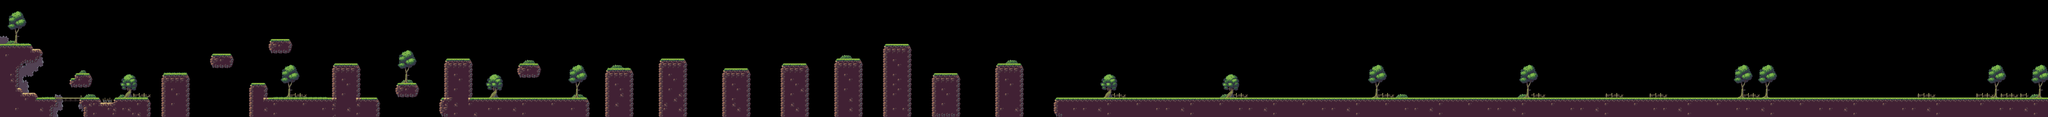

Below is a game level as drawn by its tile map, then a one-line description and the .tmx that defines it (tile-layer data replaced by summaries):
An orthogonal 420x24 tile map with 16x16 px tiles, 7 tile layers (阴影层, 桥面层, 地面层, 装饰物层, ...) and 95 objects (40x awardObject, 34x collisionObject, 20x enemyObject, character).

<map version="1.9" tiledversion="1.9.2" orientation="orthogonal" renderorder="right-down" width="420" height="24" tilewidth="16" tileheight="16" infinite="0" nextlayerid="15" nextobjectid="325">
 <editorsettings>
  <export target="level1.json" format="json" />
 </editorsettings>
 <tileset firstgid="1" name="tileset" tilewidth="16" tileheight="16" tilecount="140" columns="10">
  <image source="tileset.png" width="160" height="224" />
 </tileset>
 <layer id="3" name="阴影层" width="420" height="24">
  <data>[10080 cells, 58 non-empty, 13 distinct tile ids]</data>
 </layer>
 <layer id="9" name="桥面层" width="420" height="24">
  <data>[10080 cells, 6 non-empty, 1 distinct tile ids]</data>
 </layer>
 <layer id="1" name="地面层" width="420" height="24">
  <properties>
   <property name="isHit" type="bool" value="true" />
  </properties>
  <data>[10080 cells, 1987 non-empty, 16 distinct tile ids]</data>
 </layer>
 <layer id="5" name="装饰物层" width="420" height="24">
  <data>[10080 cells, 88 non-empty, 7 distinct tile ids]</data>
 </layer>
 <layer id="14" name="树木层" width="420" height="24">
  <data>[10080 cells, 443 non-empty, 60 distinct tile ids]</data>
 </layer>
 <layer id="7" name="草坪层" width="420" height="24">
  <data>[10080 cells, 418 non-empty, 13 distinct tile ids]</data>
 </layer>
 <layer id="11" name="陷阱" width="420" height="24">
  <data>[10080 cells, 2 non-empty, 1 distinct tile ids]</data>
 </layer>
 <objectgroup id="13" name="对象层">
  <object id="3" name="charactorPostion" class="character" x="73" y="7" />
  <object id="4" class="awardObject" x="261.667" y="221.667" width="16" height="16">
   <properties>
    <property name="awardType" value="MonedaD" />
   </properties>
   <ellipse />
  </object>
  <object id="6" class="collisionObject" x="0" y="146" width="97" height="27" />
  <object id="7" class="collisionObject" x="99" y="151">
   <polygon points="0,0 10,12 -2,13" />
  </object>
  <object id="9" class="collisionObject" x="109" y="161" width="28" height="18" />
  <object id="10" class="collisionObject" x="75" y="305" width="47" height="20" />
  <object id="11" class="collisionObject" x="57" y="287" width="17" height="19" />
  <object id="12" class="collisionObject" x="48" y="218" width="16" height="67" />
  <object id="13" class="collisionObject" x="65" y="194" width="22" height="22" />
  <object id="14" class="collisionObject" x="89" y="185" width="44" height="22" />
  <object id="15" class="collisionObject" x="125" y="321" width="203" height="16" />
  <object id="16" class="collisionObject" x="330" y="336" width="46" height="16" />
  <object id="19" class="collisionObject" x="246" y="240" width="50" height="44.6667" />
  <object id="187" class="awardObject" x="342" y="286" width="16" height="16">
   <properties>
    <property name="awardType" value="MonedaD" />
   </properties>
   <ellipse />
  </object>
  <object id="213" class="collisionObject" x="228.667" y="254.333" width="16" height="30" />
  <object id="214" class="enemyObject" x="141.334" y="294" width="176" height="24">
   <properties>
    <property name="enemyType" value="AngryPig" />
   </properties>
  </object>
  <object id="221" class="enemyObject" x="2360" y="98.6667" width="274.667" height="21.3333">
   <properties>
    <property name="enemyType" value="BlueBird" />
   </properties>
  </object>
  <object id="244" class="awardObject" x="565.5" y="214.167" width="16" height="16">
   <properties>
    <property name="awardType" value="MonedaD" />
   </properties>
   <ellipse />
  </object>
  <object id="245" class="awardObject" x="715.5" y="149.167" width="16" height="16">
   <properties>
    <property name="awardType" value="MonedaD" />
   </properties>
   <ellipse />
  </object>
  <object id="246" class="awardObject" x="912.5" y="103.167" width="16" height="16">
   <properties>
    <property name="awardType" value="MonedaD" />
   </properties>
   <ellipse />
  </object>
  <object id="247" class="awardObject" x="1024.5" y="296.167" width="16" height="16">
   <properties>
    <property name="awardType" value="MonedaD" />
   </properties>
   <ellipse />
  </object>
  <object id="248" class="awardObject" x="1124.5" y="183.167" width="16" height="16">
   <properties>
    <property name="awardType" value="MonedaD" />
   </properties>
   <ellipse />
  </object>
  <object id="249" class="awardObject" x="1319.5" y="252.167" width="16" height="16">
   <properties>
    <property name="awardType" value="MonedaD" />
   </properties>
   <ellipse />
  </object>
  <object id="250" class="awardObject" x="1469.5" y="168.167" width="16" height="16">
   <properties>
    <property name="awardType" value="MonedaD" />
   </properties>
   <ellipse />
  </object>
  <object id="251" class="awardObject" x="1523.5" y="168.167" width="16" height="16">
   <properties>
    <property name="awardType" value="MonedaD" />
   </properties>
   <ellipse />
  </object>
  <object id="252" class="awardObject" x="1726.5" y="187.167" width="16" height="16">
   <properties>
    <property name="awardType" value="MonedaD" />
   </properties>
   <ellipse />
  </object>
  <object id="253" class="awardObject" x="1576.5" y="297.167" width="16" height="16">
   <properties>
    <property name="awardType" value="MonedaD" />
   </properties>
   <ellipse />
  </object>
  <object id="254" class="awardObject" x="1903.5" y="301.167" width="16" height="16">
   <properties>
    <property name="awardType" value="MonedaD" />
   </properties>
   <ellipse />
  </object>
  <object id="255" class="awardObject" x="1747.5" y="299.167" width="16" height="16">
   <properties>
    <property name="awardType" value="MonedaD" />
   </properties>
   <ellipse />
  </object>
  <object id="256" class="awardObject" x="2021.5" y="201.167" width="16" height="16">
   <properties>
    <property name="awardType" value="MonedaD" />
   </properties>
   <ellipse />
  </object>
  <object id="257" class="awardObject" x="2198.5" y="163.167" width="16" height="16">
   <properties>
    <property name="awardType" value="MonedaD" />
   </properties>
   <ellipse />
  </object>
  <object id="258" class="awardObject" x="2406.5" y="194.167" width="17" height="19.6667">
   <properties>
    <property name="awardType" value="MonedaD" />
   </properties>
   <ellipse />
  </object>
  <object id="259" class="awardObject" x="2593.5" y="181.167" width="16" height="16">
   <properties>
    <property name="awardType" value="MonedaD" />
   </properties>
   <ellipse />
  </object>
  <object id="260" class="awardObject" x="2768.5" y="164.167" width="16" height="16">
   <properties>
    <property name="awardType" value="MonedaD" />
   </properties>
   <ellipse />
  </object>
  <object id="261" class="awardObject" x="2503.5" y="101.167" width="16" height="16">
   <properties>
    <property name="awardType" value="MonedaD" />
   </properties>
   <ellipse />
  </object>
  <object id="262" class="awardObject" x="2932.5" y="70.1667" width="16" height="16">
   <properties>
    <property name="awardType" value="MonedaD" />
   </properties>
   <ellipse />
  </object>
  <object id="264" class="awardObject" x="3088.5" y="217.167" width="16" height="16">
   <properties>
    <property name="awardType" value="MonedaD" />
   </properties>
   <ellipse />
  </object>
  <object id="265" class="awardObject" x="3304.5" y="185.167" width="16" height="16">
   <properties>
    <property name="awardType" value="MonedaD" />
   </properties>
   <ellipse />
  </object>
  <object id="266" class="awardObject" x="3630.5" y="300.167" width="16" height="16">
   <properties>
    <property name="awardType" value="MonedaD" />
   </properties>
   <ellipse />
  </object>
  <object id="267" class="awardObject" x="3962.5" y="299.167" width="16" height="16">
   <properties>
    <property name="awardType" value="MonedaD" />
   </properties>
   <ellipse />
  </object>
  </objectgroup>
</map>
<!-- 55 of 95 objects omitted -->